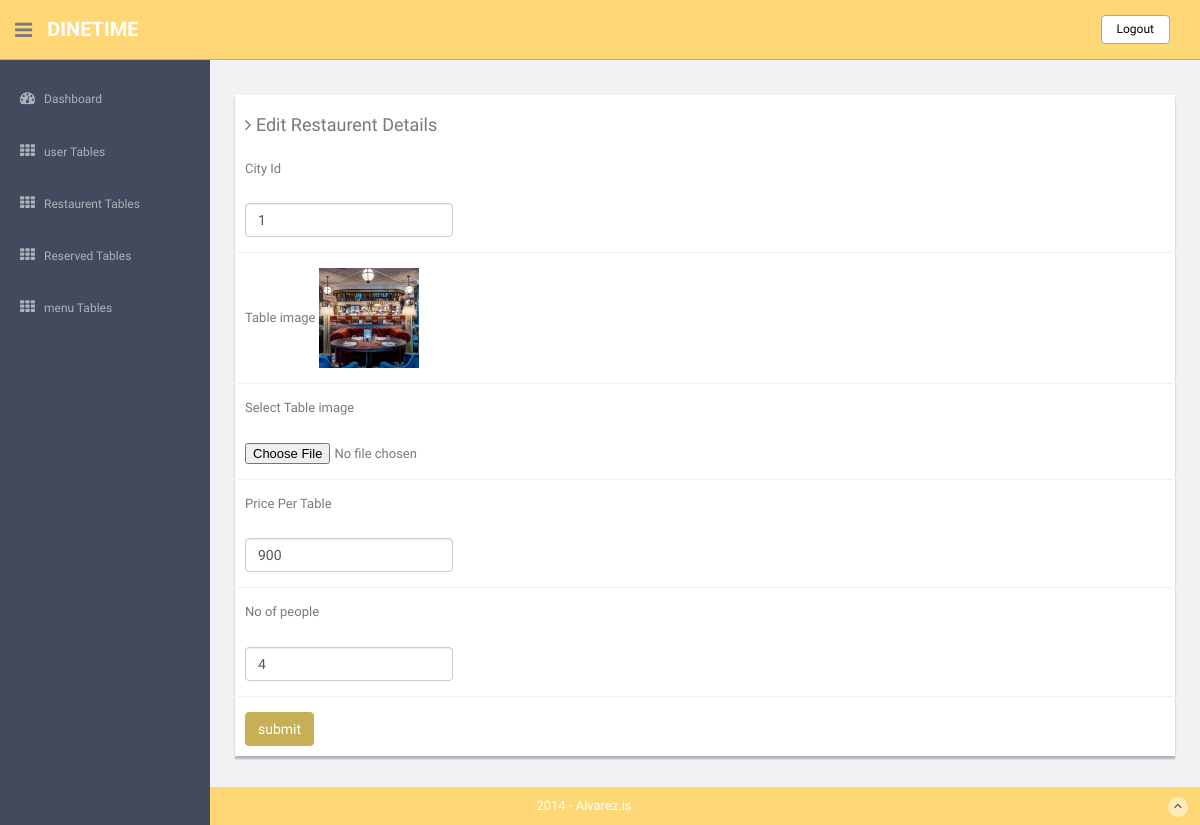
Screenshot of /admin/edit_rest.php?id=2 (signed in) with the database file from the repository.
### tables this page shows
CREATE TABLE `sub_cat` (
  `id` int(10) NOT NULL,
  `cid` int(10) NOT NULL,
  `t_img` varchar(30) NOT NULL,
  `price` int(20) NOT NULL,
  `people` int(10) NOT NULL
);

### admin/edit_rest.php (the view, shortened to what this page needs)
<!DOCTYPE html>
<html lang="en">
  <head>
    <link href="assets/css/bootstrap.css" rel="stylesheet">
    <link href="assets/font-awesome/css/font-awesome.css" rel="stylesheet" />
    <link rel="stylesheet" type="text/css" href="assets/js/bootstrap-datepicker/css/datepicker.css" />
    <link rel="stylesheet" type="text/css" href="assets/js/bootstrap-daterangepicker/daterangepicker.css" />
    <link href="assets/css/style.css" rel="stylesheet">
    <link href="assets/css/style-responsive.css" rel="stylesheet">
  </head>
  <body>
  <section id="container" >
      <header class="header black-bg">
              <div class="sidebar-toggle-box">
                  <div class="fa fa-bars tooltips" data-placement="right" data-original-title="Toggle Navigation"></div>
              </div>
            <a href="index.php" class="logo"><b>DineTime</b></a>
            <div class="top-menu">
            	<ul class="nav pull-right top-menu">
                    <li><a class="logout" href="logout.php">Logout</a></li>
            	</ul>
            </div>
        </header>
       <?php include("aside.php"); ?>
      <section id="main-content">
          <section class="wrapper">
          	<div class="row mt">
          		<div class="col-lg-12">
          			<div class="form-panel">
                  	  <h4 class="mb"><i class="fa fa-angle-right"></i> Edit Restaurent Details</h4>
              <?php
              include("conn.php");
              $id=$_GET['id'];
              $sql="select * from sub_cat where id=$id";
              $result=mysql_query($sql,$conn);
              $row=mysql_fetch_array($result);
        ?>
    <form action="edit_rest_proc.php" class="form-horizontal style-form" method="POST" enctype="multipart/form-data">
                <div class="form-group">
                  <div class="col-sm-3">
                    <label class="mb"></i> City Id </label>
                       <input type="text" name="cid" value="<?php echo $row['cid']; ?>" class="form-control" id="exampleInputEmail2" >
                  </div>
                </div>
                <div class="form-group">
                   <div class="col-sm-3">
                      <label class="mb"></i> Table image</label>
                    <img src="../images/<?php echo $row["t_img"]; ?> " alt="" height="100" width="100"></img>
                    </div>
                </div>
                <div class="form-group">
                   <div class="col-sm-3">
                        <label class="mb"></i> Select Table image</label>
                       <input type="file" name="file"  id="exampleInputEmail2" >
                    </div>
                </div>
                <div class="form-group">
                  <div class="col-sm-3">
                    <label class="mb"></i> Price Per Table</label>
                    <input type="text" name="price" value="<?php echo $row['price'];?>" class="form-control" id="exampleInputEmail2" >
                  </div>
                </div>
                <div class="form-group">
                  <div class="col-sm-3">
                    <label class="mb"></i>No of people</label>
                    <input type="text" name="people" value="<?php echo $row['people'];?>" class="form-control" id="exampleInputEmail2" >
                  </div>
                </div>
               <button type="submit" class="btn btn-theme">submit</button>
    </form>
          			</div>
          		</div>
          	</div>
          </section>
        </section>
      <footer class="site-footer">
          <div class="text-center">
              2014 - Alvarez.is
              <a href="form_component.php#" class="go-top">
                  <i class="fa fa-angle-up"></i>
              </a>
          </div>
      </footer>
  </section>
  </body>
</html>

### admin/assets/css/style.css (style rules this page uses)
body { color: #797979; background: #f2f2f2; font-family: 'Ruda', sans-serif; padding: 0px !important; margin: 0px !important; font-size:13px; }
ul li { list-style: none; }
a, a:hover, a:focus { text-decoration: none; outline: none; }
#container { width: 100%; height: 100%; }
.btn-theme { color: #fff; background-color: #c7af55; border-color: #c7af55; }
.mt { margin-top: 25px; }
.mb { margin-bottom: 25px; }
ul.top-menu > li > .logout { color: #000; font-size: 12px; border-radius: 4px; -webkit-border-radius: 4px; border: 1px solid #64c3c2 !important; padding: 5px 15px; margin-right: 15px; background: #fff; margin-top: 15px; }
#main-content { margin-left: 210px; }
.header, .footer { min-height: 60px; padding: 0 15px; }
.header { position: fixed; left: 0; right: 0; z-index: 1002; }
.black-bg { background: #ffd777; border-bottom: 1px solid #c9aa5f; }
.wrapper { display: inline-block; margin-top: 60px; padding-left: 15px; padding-right: 15px; padding-bottom: 15px; padding-top: 0px; width: 100%; }
a.logo { font-size: 20px; color: #ffffff; float: left; margin-top: 15px; text-transform: uppercase; }
a.logo b { font-weight: 900; }
#top_menu .nav > li, ul.top-menu > li { float: left; }
ul.top-menu > li > a { color: #666666; font-size: 16px; border-radius: 4px; -webkit-border-radius: 4px; border:1px solid #666666 !important; padding: 2px 6px; margin-right: 15px; }
.sidebar-toggle-box { float: left; padding-right: 15px; margin-top: 20px; }
.sidebar-toggle-box .fa-bars { cursor: pointer; display: inline-block; font-size: 20px; }
.form-panel { background: #ffffff; margin: 10px; padding: 10px; box-shadow: 0px 3px 2px #aab2bd; text-align: left; }
label { font-weight: 400; }
.form-horizontal.style-form .form-group { border-bottom: 1px solid #eff2f7; padding-bottom: 15px; margin-bottom: 15px; }
.site-footer { background: #ffd777; color: #fff; padding: 10px 0; }
.go-top { margin-right: 1%; float: right; background: rgba(255,255,255,.5); width: 20px; height: 20px; border-radius: 50%; -webkit-border-radius: 50%; }
.go-top i { color: #2A3542; }

### rows the page displays
sub_cat: cid "1", t_img (picture), price "900", people "4"
